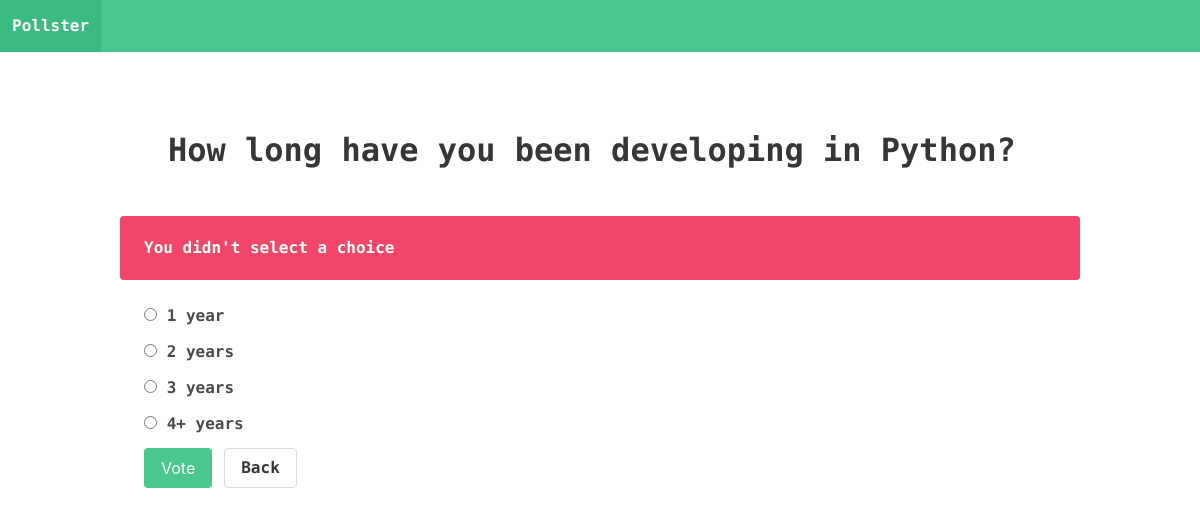
/polls/2/vote/, run on the app's committed database.
### polls/models.py (models this page shows, shortened)
class Question(models.Model):
    question_text = models.CharField(max_length=200)
    pub_date = models.DateTimeField('date published')

class Choice(models.Model):
    question = models.ForeignKey(Question, on_delete=models.CASCADE)
    choice_text = models.CharField(max_length=200)
    votes = models.IntegerField(default=0)

### polls/views.py (the view)
# urls.py: path('<int:question_id>/vote/', views.vote, name='vote'),
def vote(request, question_id):
    print('vote')
    question = get_object_or_404(Question, pk=question_id)
    try:
        selected_choice = question.choice_set.get(pk=request.POST['choice'])
    except (KeyError, Choice.DoesNotExist):
        return render(request, 'polls/poll.html', {
            'question': question,
            'error_message': 'You didn\'t select a choice',
        })
    else:
        selected_choice.votes += 1
        selected_choice.save()
        return HttpResponseRedirect(reverse('polls:results', args=(question.id,)))

### templates/polls/poll.html (shortened to what this page needs)
{% extends 'base.html'%} {% block content %}
<section class="hero">
  <div class="hero-body">
    <div class="container">
      <h1 class="title">
        {{ question.question_text }}
      </h1>
    </div>
  </div>
</section>
{% if error_message %}
<div class="notification is-danger">
  {{ error_message }}
</div>
{% endif %}
<form action="{% url 'polls:vote' question.id %}" method="post" style="padding: 0 1.5rem;">
  {% csrf_token %} {% for choice in question.choice_set.all %}
  <div class="field">
    <div class="control">
      <input
        type="radio"
        name="choice"
        id="choice{{ forloop.counter }}"
        value="{{ choice.id }}"
      />
      <label class="radio" for="choice{{ forloop.counter }}"
        >{{ choice.choice_text }}</label
      >
    </div>
  </div>
  {% endfor %}
  <div class="field is-grouped">
    <div class="control">
      <button class="button is-success"type="submit">Vote</button>
    </div>
    <p class="control">
      <a href="{% url 'polls:index' %}" class="button">Back</a>
    </p>
  </div>
</form>
{% endblock %}

### templates/base.html (style rules this page uses)
body { font-family: 'Fira Code', monospace; font-weight: 700 !important; }

### data on the page
Question: question_text "How long have you been developing in Python?"
Choice: choice_text "1 year"
Choice: choice_text "2 years"
Choice: choice_text "3 years"
Choice: choice_text "4+ years"

### other printed values
{{ error_message }} "You didn't select a choice"
